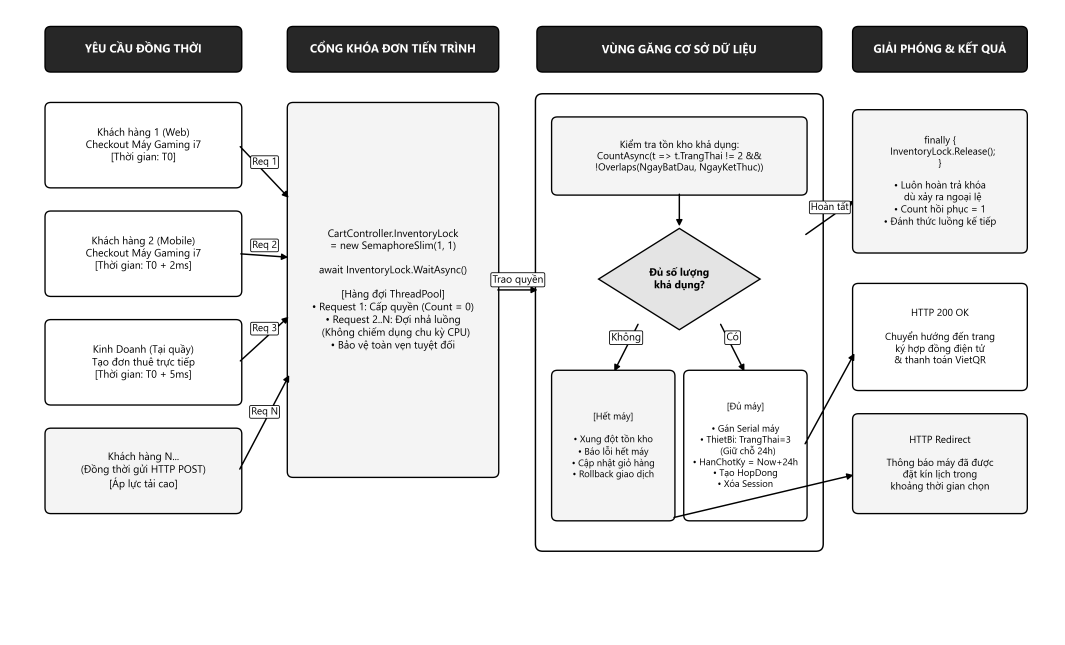
#> input picture figures/hinh_2_1_1_1_semaphore_concurrency.png, 4260 x 2580 px (shown at 1/4 size)
$ python test_assets_empirical_v2.py
#> lines starting #> are read from the running program, lines starting #| are printed output that depends on the picture; after the words box and inside, x2 and y2 are one past the last pixel; in counts of white or black regions, pixels touching at a corner belong together
#!/usr/bin/env python3
# -*- coding: utf-8 -*-
"""
tools/test_assets_empirical_v2.py
================================================================================
UPGRADED EMPIRICAL ASSET VERIFICATION HARNESS — 72 FIGURES
Project: RentalSystem HUIT 2025 Thesis
Challenger: Empirical Image Asset Re-Challenger (challenger_image_eval_2)

Evaluation Criteria:
1. Aspect Ratio Parity (< 2.0% divergence between PNG and SVG viewBox).
2. Metadata & DPI Verification:
   - PIL/Pillow reports DPI == (300, 300).
   - File size > 0 bytes for all 72 PNGs and 72 SVGs.
3. Grayscale Color Verification:
   - 61 technical diagrams in Academic Grayscale (zero or near-zero saturation).
   - 11 UI screenshots conform to Executive Deep Navy (#0f2b5c, Slate, Pure White,
     no prohibited neon colors).
================================================================================
"""

import os
import sys
import json
import re
import xml.etree.ElementTree as ET
from pathlib import Path
from PIL import Image
import numpy as np

# Reconfigure stdout for UTF-8 on Windows
if sys.stdout and hasattr(sys.stdout, "reconfigure"):
    try:
        sys.stdout.reconfigure(encoding="utf-8")
        sys.stderr.reconfigure(encoding="utf-8")
    except Exception:
        pass

BASE_DIR = Path(__file__).resolve().parent.parent
FIGURES_DIR = BASE_DIR / "figures"
AUDIT_MD_PATH = FIGURES_DIR / "AUDIT_72_FIGURES.md"

# Import MASTER_FIGURES_REGISTRY from render_master_diagrams
sys.path.insert(0, str(BASE_DIR / "tools"))
from render_master_diagrams import MASTER_FIGURES_REGISTRY


def parse_svg_dimensions(svg_path: Path):
    """
    Parse SVG viewBox or width/height attributes to extract vector canvas dimensions.
    Returns: (width, height, aspect_ratio, raw_viewbox, parse_error)
    """
    if not svg_path.exists():
        return None, None, None, None, "File not found"

    try:
        tree = ET.parse(svg_path)
        root = tree.getroot()

        # Check svg tag
        tag = root.tag.split("}")[-1] if "}" in root.tag else root.tag
        if tag.lower() != "svg":
            return None, None, None, None, f"Root element is '{root.tag}', expected '<svg>'"

        vb = root.attrib.get("viewBox")
        w_attr = root.attrib.get("width")
        h_attr = root.attrib.get("height")

        svg_w = None
        svg_h = None

        if vb:
            tokens = [float(t) for t in re.split(r"[\s,]+", vb.strip()) if t]
            if len(tokens) >= 4:
                # tokens: min-x, min-y, width, height
                svg_w = tokens[2]
                svg_h = tokens[3]

        if (svg_w is None or svg_h is None) and w_attr and h_attr:
            # Parse width and height attributes (stripping units like pt, px)
            def clean_dim(val):
                cleaned = re.sub(r"[a-zA-Z%]+", "", str(val)).strip()
                return float(cleaned) if cleaned else None

            svg_w = clean_dim(w_attr)
            svg_h = clean_dim(h_attr)

        if svg_w is None or svg_h is None or svg_w <= 0 or svg_h <= 0:
            return None, None, None, vb, f"Could not determine positive width/height from SVG (w={svg_w}, h={svg_h})"

        ar = svg_w / svg_h
        return svg_w, svg_h, ar, vb, None

    except Exception as e:
        return None, None, None, None, f"SVG parse exception: {str(e)}"


def analyze_grayscale(img: Image.Image, w: int, h: int):
    """
    Empirically analyze RGB image for Academic Grayscale conformance.
    Returns: (mean_rgb_diff, max_rgb_diff, mean_saturation, max_saturation, is_grayscale)
    """
    if img.mode in ("L", "1"):
        return 0.0, 0.0, 0.0, 0.0, True

    # Subsample if large to optimize CPU/RAM
    step = 1
    if w > 3000 or h > 3000:
        step = 4
    elif w > 1500 or h > 1500:
        step = 2

    rgb = img.convert("RGB")
    arr = np.asarray(rgb)[::step, ::step].astype(np.float32)

    r = arr[:, :, 0]
    g = arr[:, :, 1]
    b = arr[:, :, 2]

    # Mean absolute difference between channels
    diff = (np.abs(r - g) + np.abs(g - b) + np.abs(b - r)) / 3.0
    mean_diff = float(np.mean(diff))
    max_diff = float(np.max(diff))

    # Saturation in HSV: (max - min) / max (for max > 0)
    cmax = np.maximum(np.maximum(r, g), b)
    cmin = np.minimum(np.minimum(r, g), b)
    delta = cmax - cmin
    sat = np.zeros_like(delta)
    nonzero_mask = cmax > 0
    sat[nonzero_mask] = delta[nonzero_mask] / cmax[nonzero_mask]

    mean_sat = float(np.mean(sat))
    max_sat = float(np.max(sat))

    # Grayscale condition: delta == 0 or mean_diff < 0.01 and mean_sat < 0.005
    is_grayscale = (mean_diff < 0.01) and (mean_sat < 0.005)

    return round(mean_diff, 5), round(max_diff, 2), round(mean_sat, 5), round(max_sat, 4), is_grayscale


# [56 lines left out: function analyze_executive_navy, not called in this run]


def run_comprehensive_evaluation():
    print("=" * 80, flush=True)
    print("UPGRADED EMPIRICAL RE-CHALLENGER HARNESS (72 FIGURES)", flush=True)
    print("Verifying Aspect Ratio Parity (< 2%), 300 DPI, Grayscale, and Executive Navy", flush=True)
    print("=" * 80, flush=True)

    items = MASTER_FIGURES_REGISTRY
    total_count = len(items)

    metrics = {
        "total_evaluated": total_count,
        "png_exists_and_nonzero": 0,
        "svg_exists_and_nonzero": 0,
        "dpi_300_exact": 0,
        "aspect_ratio_parity_pass": 0,
        "grayscale_61_pass": 0,
        "ui_navy_11_pass": 0,
        "all_criteria_pass": 0,
        "ar_divergences": [],
        "max_ar_divergence": 0.0,
        "min_ar_divergence": 100.0,
        "mean_ar_divergence": 0.0,
        "worst_parity_figure": None,
        "best_parity_figure": None,
        "failures": []
    }

    results = []

    for item in items:
        stt = item["stt"]
        fig_num = item["fig_num"]
        title = item["title"]
        engine = item["engine"]
        target_png = item["target_png"]
        target_svg = item["target_svg"]
        is_ui = (engine == "ui_screenshot") or ("ui_" in target_png)

        png_p = FIGURES_DIR / target_png
        svg_p = FIGURES_DIR / target_svg

        record = {
            "stt": stt,
            "fig_num": fig_num,
            "title": title,
            "engine": engine,
            "is_ui": is_ui,
            "png_file": target_png,
            "svg_file": target_svg,
            "png_exists": False,
            "png_size_bytes": 0,
            "svg_exists": False,
            "svg_size_bytes": 0,
            "dpi_raw": None,
            "dpi_pass": False,
            "png_dims": (0, 0),
            "svg_dims": (0, 0),
            "png_ar": 0.0,
            "svg_ar": 0.0,
            "ar_divergence_pct": 0.0,
            "ar_parity_pass": False,
            "grayscale_pass": False,
            "grayscale_metrics": {},
            "ui_navy_pass": False,
            "ui_navy_metrics": {},
            "figure_overall_pass": False,
            "error_reasons": []
        }

        # 1. Check PNG File & DPI
        if png_p.exists():
            record["png_exists"] = True
            record["png_size_bytes"] = png_p.stat().st_size
            if record["png_size_bytes"] > 0:
                metrics["png_exists_and_nonzero"] += 1
            else:
                record["error_reasons"].append("PNG size is 0 bytes")
        else:
            record["error_reasons"].append("PNG file not found")

        # 2. Check SVG File
        if svg_p.exists():
            record["svg_exists"] = True
            record["svg_size_bytes"] = svg_p.stat().st_size
            if record["svg_size_bytes"] > 0:
                metrics["svg_exists_and_nonzero"] += 1
            else:
                record["error_reasons"].append("SVG size is 0 bytes")
        else:
            record["error_reasons"].append("SVG file not found")

        # 3. Aspect Ratio & Dimensions
        svg_w, svg_h, svg_ar, svg_vb, svg_err = parse_svg_dimensions(svg_p)
        if svg_err:
            record["error_reasons"].append(svg_err)
        else:
            record["svg_dims"] = (svg_w, svg_h)
            record["svg_ar"] = round(svg_ar, 6)

        if record["png_exists"] and record["png_size_bytes"] > 0:
            try:
                with Image.open(png_p) as img:
#> img is the input picture: PIL image 4260x2580 RGB; min 0, max 255, mean 231
                    pw, ph = img.size
                    record["png_dims"] = (pw, ph)
                    png_ar = pw / ph
                    record["png_ar"] = round(png_ar, 6)

                    # DPI Check
                    dpi = img.info.get("dpi")
#> dpi = (300, 300)
                    record["dpi_raw"] = dpi
                    if dpi is not None:
                        rx, ry = dpi
#> rx = 300; ry = 300
                        if (round(rx) == 300 and round(ry) == 300) or (abs(rx - 300) < 1.0 and abs(ry - 300) < 1.0):
                            record["dpi_pass"] = True
                            metrics["dpi_300_exact"] += 1
                        else:
                            record["error_reasons"].append(f"DPI is {dpi}, expected (300, 300)")
                    else:
                        record["error_reasons"].append("DPI metadata missing in PNG")

                    # Color / Grayscale analysis
                    if not is_ui:
                        mean_diff, max_diff, mean_sat, max_sat, is_gray = analyze_grayscale(img, pw, ph)
#> in analyze_grayscale, `arr = np.asarray(rgb)[::step, ::step].astype(np.float32)`:
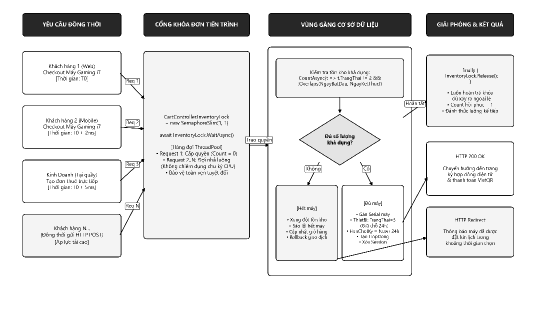
#> arr: shape (645, 1065, 3) float32 (shown at 1/2 size); min 0, max 255, mean 231
#> in analyze_grayscale, `mean_diff = float(np.mean(diff))`: mean_diff = 0
#> in analyze_grayscale, `nonzero_mask = cmax > 0`:
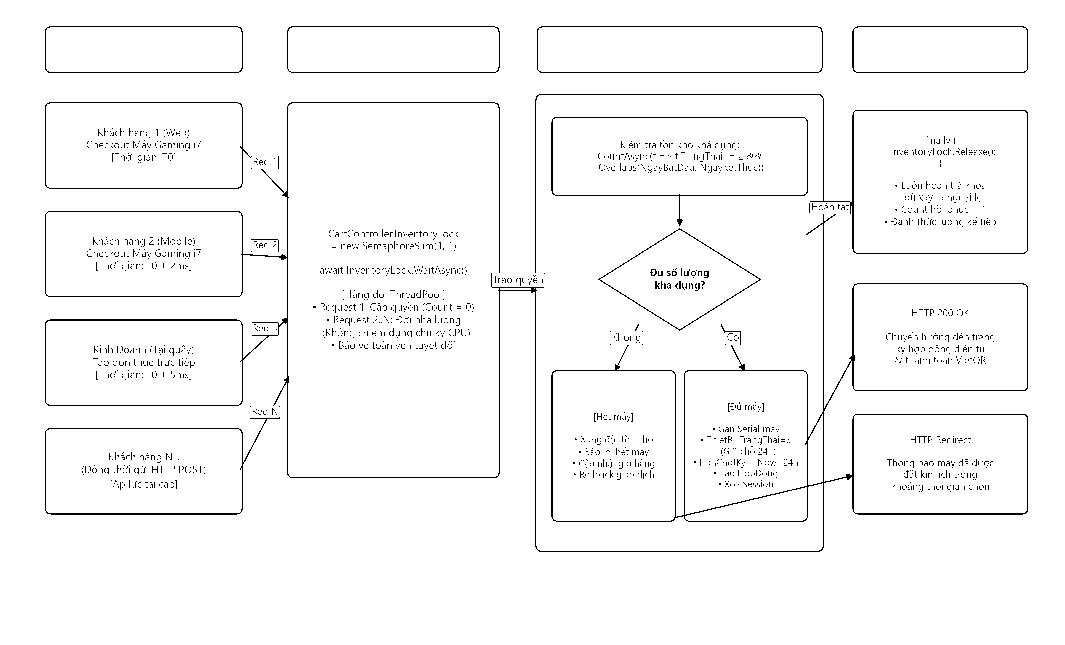
#> nonzero_mask: shape (645, 1065) bool; 97.2% white; black in thin lines or dots, all inside (x1, y1, x2, y2) = (45, 26, 1028, 552)
#> in analyze_grayscale, `is_grayscale = (mean_diff < 0.01) and (mean_sat < 0.005)`: is_grayscale = True
#> mean_diff = 0; max_diff = 0; mean_sat = 0; max_sat = 0; is_gray = True
                        record["grayscale_metrics"] = {
                            "mean_rgb_diff": mean_diff,
                            "max_rgb_diff": max_diff,
                            "mean_saturation": mean_sat,
                            "max_saturation": max_sat
                        }
                        record["grayscale_pass"] = is_gray
                        if is_gray:
                            metrics["grayscale_61_pass"] += 1
                        else:
                            record["error_reasons"].append(f"Grayscale violation: mean_diff={mean_diff}, mean_sat={mean_sat}")
                    else:
                        ui_info = analyze_executive_navy(img, pw, ph)
                        record["ui_navy_metrics"] = ui_info
                        record["ui_navy_pass"] = ui_info["conforms_executive_navy"]
                        if ui_info["conforms_executive_navy"]:
                            metrics["ui_navy_11_pass"] += 1
                        else:
                            record["error_reasons"].append(f"Executive Navy violation: {ui_info}")

            except Exception as e:
                record["error_reasons"].append(f"PNG open exception: {str(e)}")

        # Parity calculation
        if record["png_ar"] > 0 and record["svg_ar"] > 0:
            divergence = abs(record["png_ar"] - record["svg_ar"]) / record["svg_ar"] * 100.0
            record["ar_divergence_pct"] = round(divergence, 4)
            metrics["ar_divergences"].append(divergence)

            if divergence < 2.0:
                record["ar_parity_pass"] = True
                metrics["aspect_ratio_parity_pass"] += 1
            else:
                record["error_reasons"].append(f"Aspect ratio divergence {divergence:.2f}% >= 2.0% threshold")

            if divergence > metrics["max_ar_divergence"]:
                metrics["max_ar_divergence"] = divergence
                metrics["worst_parity_figure"] = {
                    "stt": stt,
                    "fig_num": fig_num,
                    "target_png": target_png,
                    "png_ar": record["png_ar"],
                    "svg_ar": record["svg_ar"],
                    "divergence_pct": record["ar_divergence_pct"]
                }
            if divergence < metrics["min_ar_divergence"]:
                metrics["min_ar_divergence"] = divergence
                metrics["best_parity_figure"] = {
                    "stt": stt,
                    "fig_num": fig_num,
                    "target_png": target_png,
                    "divergence_pct": record["ar_divergence_pct"]
                }

        # Overall figure pass
        color_ok = record["ui_navy_pass"] if is_ui else record["grayscale_pass"]
#> color_ok = True
        overall_ok = (
            record["png_exists"] and record["png_size_bytes"] > 0 and
            record["svg_exists"] and record["svg_size_bytes"] > 0 and
            record["dpi_pass"] and record["ar_parity_pass"] and color_ok
        )
#> overall_ok = False
        record["figure_overall_pass"] = overall_ok

        if overall_ok:
            metrics["all_criteria_pass"] += 1
            status_tag = "PASS"
        else:
            metrics["failures"].append(record)
            status_tag = "FAIL"

        color_str = f"Navy={record['ui_navy_pass']}" if is_ui else f"Gray={record['grayscale_pass']}"
#> color_str = 'Gray=True'
        print(f"[{stt:02d}/72] {fig_num:14s} | {target_png:45s} | AR Div: {record['ar_divergence_pct']:6.4f}% | DPI: {record['dpi_pass']} | {color_str} -> {status_tag}", flush=True)
#| [01/72] Hình 2.1.1. 1  | hinh_2_1_1_1_semaphore_concurrency.png        | AR Div: 0.0000% | DPI: True | Gray=True -> FAIL
        results.append(record)
#> pass 2 of the loop in run_comprehensive_evaluation, `for item in items:`:
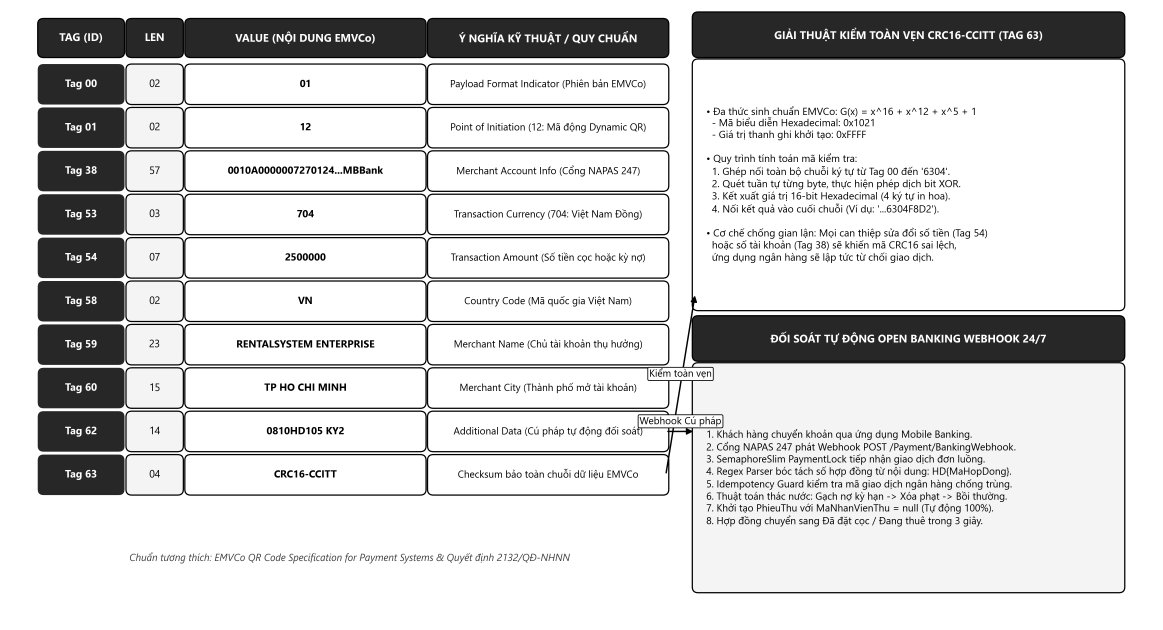
#> input picture figures/hinh_2_1_2_1_vietqr_napas247_structure.png, 4650 x 2520 px (shown at 1/4 size)
#> in run_comprehensive_evaluation, img is the input picture: PIL image 4650x2520 RGB; min 0, max 255, mean 212.3
#> in analyze_grayscale (call 2), `arr = np.asarray(rgb)[::step, ::step].astype(np.float32)`:
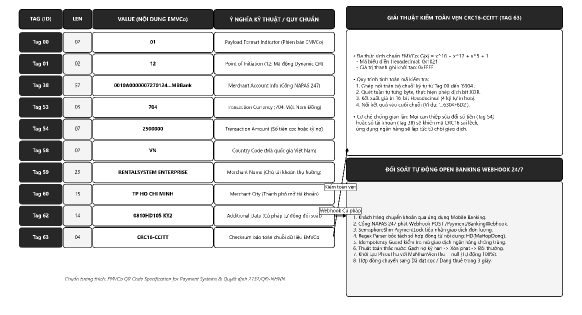
#> arr: shape (630, 1163, 3) float32 (shown at 1/2 size); min 0, max 255, mean 212.1
#> r: shape (630, 1163) float32
#> in analyze_grayscale (call 2), `nonzero_mask = cmax > 0`:
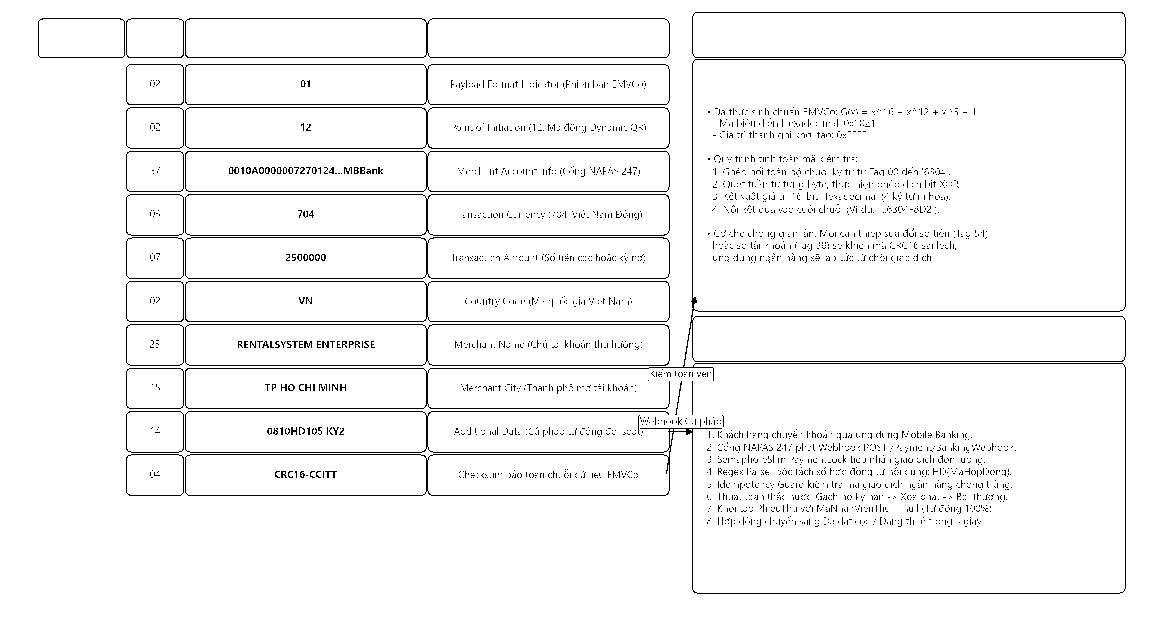
#> nonzero_mask: shape (630, 1163) bool; 96% white; black in thin lines or dots, all inside (x1, y1, x2, y2) = (38, 12, 1126, 594)
#| [02/72] Hình 2.1.2. 1  | hinh_2_1_2_1_vietqr_napas247_structure.png    | AR Div: 0.0000% | DPI: True | Gray=True -> FAIL

    if metrics["ar_divergences"]:
        metrics["mean_ar_divergence"] = round(float(np.mean(metrics["ar_divergences"])), 4)
        metrics["max_ar_divergence"] = round(float(metrics["max_ar_divergence"]), 4)
        metrics["min_ar_divergence"] = round(float(metrics["min_ar_divergence"]), 4)

    # Print Quantitative Summary
    print("\n" + "=" * 80, flush=True)
    print("UPGRADED EMPIRICAL VERIFICATION SUMMARY METRICS", flush=True)
    print("=" * 80, flush=True)
    print(f"Total Figures Evaluated:                  {metrics['total_evaluated']} / 72", flush=True)
    print(f"PNG File Exists & Size > 0:                {metrics['png_exists_and_nonzero']} / 72 ({metrics['png_exists_and_nonzero']/total_count*100:.1f}%)", flush=True)
    print(f"SVG File Exists & Size > 0:                {metrics['svg_exists_and_nonzero']} / 72 ({metrics['svg_exists_and_nonzero']/total_count*100:.1f}%)", flush=True)
    print(f"PNG Metadata 300 DPI Reported:            {metrics['dpi_300_exact']} / 72 ({metrics['dpi_300_exact']/total_count*100:.1f}%)", flush=True)
    print(f"Aspect Ratio Parity (< 2% Div):           {metrics['aspect_ratio_parity_pass']} / 72 ({metrics['aspect_ratio_parity_pass']/total_count*100:.1f}%)", flush=True)
    print(f"Academic Grayscale (61 Technical Diags):  {metrics['grayscale_61_pass']} / 61 ({metrics['grayscale_61_pass']/61*100:.1f}%)", flush=True)
    print(f"Executive Navy Conformance (11 UI Screens): {metrics['ui_navy_11_pass']} / 11 ({metrics['ui_navy_11_pass']/11*100:.1f}%)", flush=True)
    print("-" * 80, flush=True)
    print(f"Min Aspect Ratio Divergence:              {metrics['min_ar_divergence']:.4f}%", flush=True)
    print(f"Mean Aspect Ratio Divergence:             {metrics['mean_ar_divergence']:.4f}%", flush=True)
    print(f"Max Aspect Ratio Divergence:              {metrics['max_ar_divergence']:.4f}%", flush=True)
    print(f"Worst Parity Figure:                      {metrics['worst_parity_figure']}", flush=True)
    print("-" * 80, flush=True)
    print(f"OVERALL ALL-CRITERIA PASS:                {metrics['all_criteria_pass']} / 72 ({metrics['all_criteria_pass']/total_count*100:.1f}%)", flush=True)
    print("=" * 80, flush=True)

    if metrics["failures"]:
        print(f"\n[FAILURES DETECTED: {len(metrics['failures'])} item(s)]:", flush=True)
        for fail in metrics["failures"]:
            print(f"  - STT {fail['stt']:02d} ({fail['fig_num']}): {fail['error_reasons']}", flush=True)
    else:
        print("\nALL 72 FIGURES EMPIRICALLY SATISFY 100% OF UPGRADED CHALLENGER CRITERIA!", flush=True)

    # Save detailed JSON output
    out_json = BASE_DIR / "tools" / "test_assets_empirical_v2_result.json"
    clean_metrics = {k: v for k, v in metrics.items() if k != "ar_divergences"}
    with open(out_json, "w", encoding="utf-8") as f:
        json.dump({"summary": clean_metrics, "results": results}, f, indent=2, ensure_ascii=False)
    print(f"Detailed JSON results written to: {out_json}", flush=True)

    return metrics, results


if __name__ == "__main__":
    run_comprehensive_evaluation()
